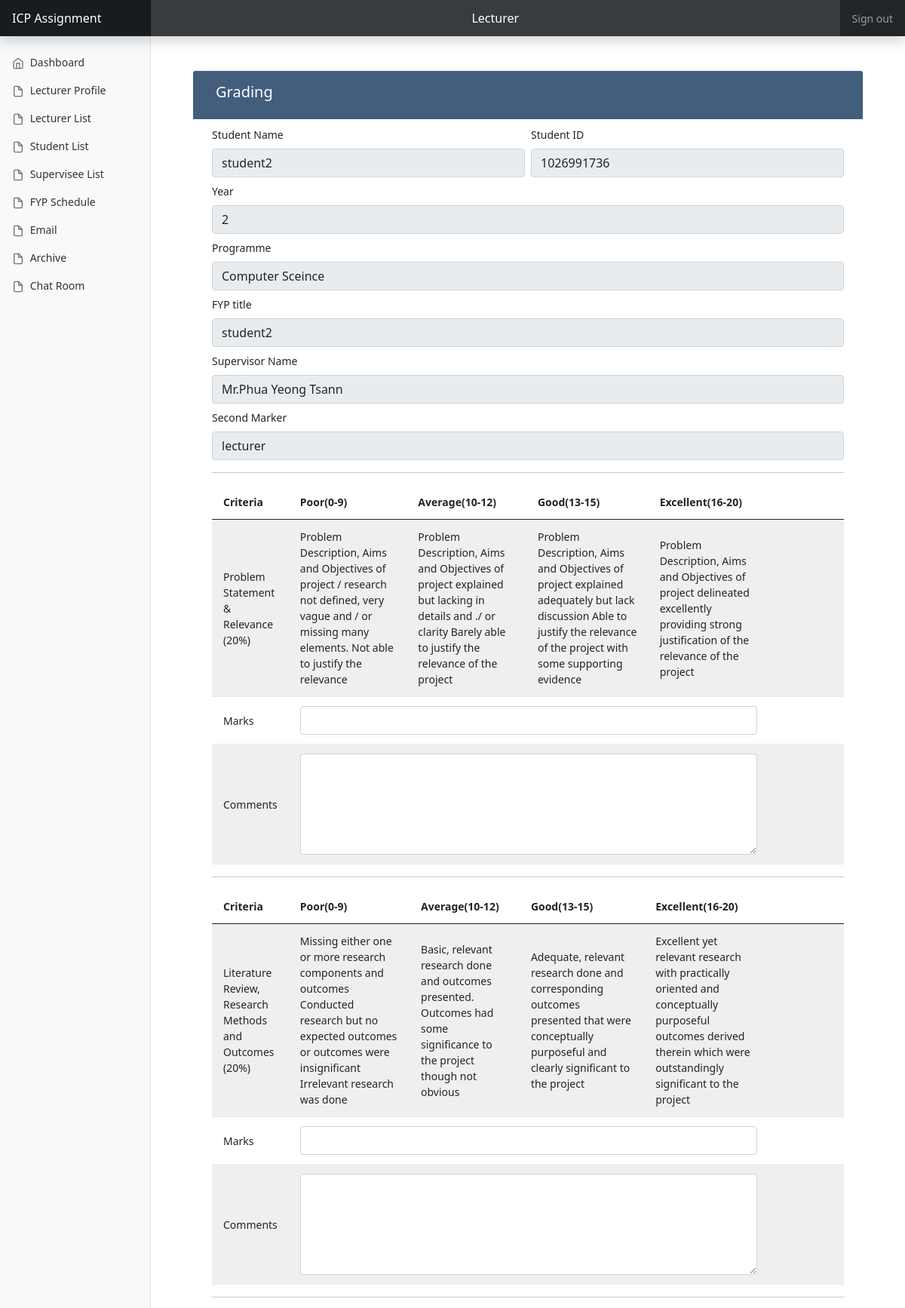
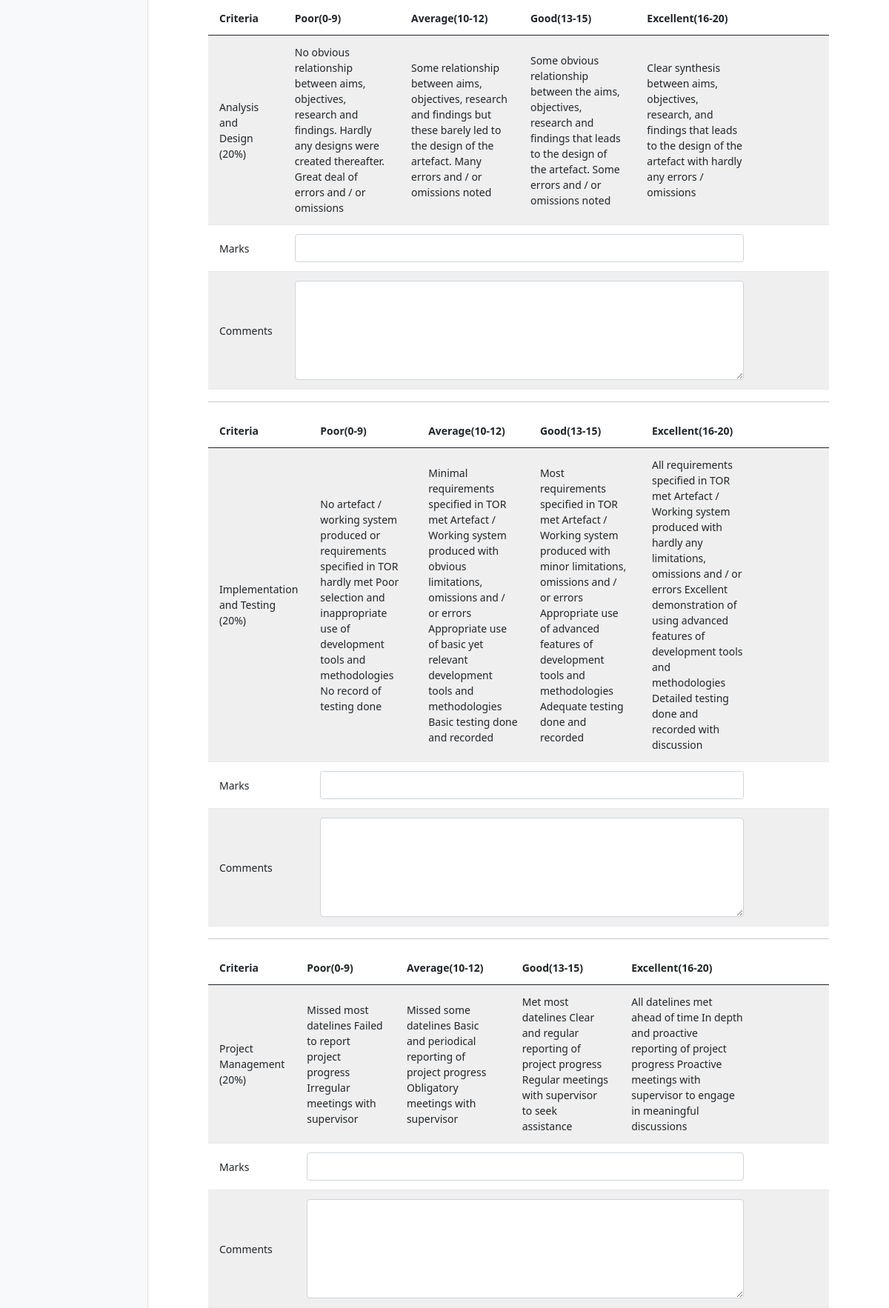
/view/grade.php?student_unique_id=1026991736 (signed in, upper part), run on the app's committed database (2 pictures, top to bottom).
### tables this page shows
CREATE TABLE IF NOT EXISTS `student` (
  `id` int NOT NULL AUTO_INCREMENT,
  `unique_id` bigint NOT NULL,
  `name` varchar(255) NOT NULL,
  `email` varchar(255) NOT NULL,
  `programme` varchar(255) NOT NULL,
  `year` int NOT NULL,
  `cgpa` double NOT NULL,
  `phone_num` varchar(255) NOT NULL,
  `fyp_title` varchar(255) NOT NULL,
  `supervisor_unique_id` bigint NOT NULL,
  `second_marker_unique_id` bigint NOT NULL,
  PRIMARY KEY (`id`)
);

CREATE TABLE IF NOT EXISTS `lecturer` (
  `unique_id` bigint NOT NULL,
  `name` varchar(255) NOT NULL,
  `email` varchar(255) NOT NULL,
  `position` varchar(255) NOT NULL,
  `major` varchar(255) NOT NULL,
  `research` varchar(255) NOT NULL,
  PRIMARY KEY (`unique_id`)
);

### view/grade.php (the view, shortened to what the rows shown need)
<?php
require_once "../controller/config.php";
if(!isset($_GET['student_unique_id'])){
    header("location: list_supervisee.php");
} else {
    $studentid = $_GET['student_unique_id'];
}
?>
<?php include_once "header.php"; ?>
<body>
<div class="container-fluid" >
    <div class="row">
        <main class="col-md-9 ms-sm-auto col-lg-10 px-md-4">
            <div class="py-3 px-2">
                <div class="container-xl">
                    <?php
                        $sql = "SELECT * FROM student WHERE unique_id = {$studentid}";
                        $unique_id ='';
                        $name='';
                        $programme ='';
                        $year='';
                        $fyp_title ='';
                        $supervisor_id ='';
                        $result = $conn ->query($sql);
                        if (!empty($result) && $result->num_rows > 0) {
                            $row  = mysqli_fetch_assoc($result);
                            $unique_id = $row['unique_id'];
                            $name = $row['name'];
                            $programme = $row['programme'];
                            $year = $row['year'];
                            $fyp_title = $row['fyp_title'];
                            $supervisor_id = $row['supervisor_unique_id'];
                        }
                    ?>
                    <div class="table-responsive">
                        <div class="table-wrapper">
                            <form class="needs-validation" id="grading_form" novalidate>
                                <div class="row g-2">
                                    <div class="col-sm-6">
                                        <label for="name" class="form-label">Student Name</label>
                                        <input type="text" class="form-control" id="name" value="<?php echo $name ?>" readonly>
                                    </div>
                                    <div class="col-sm-6">
                                        <label for="student_unique_id" class="form-label">Student ID</label>
                                        <input type="text" class="form-control" id="student_unique_id" name="student_unique_id" value="<?php echo $unique_id ?>" readonly>
                                    </div>
                                    <div class="col-12">
                                        <label for="year" class="form-label">Year</label>
                                        <input type="number" class="form-control" id="year" name="year" value="<?php echo $year?>" readonly>
                                    </div>
                                    <div class="col-12">
                                        <label for="programme" class="form-label">Programme</label>
                                        <input type="text" class="form-control" id="programme" name="programme" value="<?php echo $programme?>" readonly>
                                    </div>
                                    <div class="col-12">
                                        <label for="$fyp_title" class="form-label">FYP title</label>
                                        <input type="text" class="form-control" id="$fyp_title" name="$fyp_title" value="<?php echo $fyp_title?>" readonly>
                                    </div>
                                    <?php
                                    $supervisor_name ='';
                                    $sql2 = "SELECT * FROM `lecturer` WHERE unique_id = '".$supervisor_id."'" ;
                                    $result2 = $conn -> query($sql2);
                                    for ($i = 0; $i < mysqli_num_rows($result2); $i++) {
                                        $row2 = mysqli_fetch_assoc($result2);
                                        $supervisor_name = $row2['name'];
                                    }
                                    if($row['second_marker_unique_id'] == 0 || $row['second_marker_unique_id'] == NULL){
                                        echo '<td>not_set</td>';
                                    }else{
                                        $sql3 = "SELECT * FROM `lecturer` WHERE lecturer.unique_id = '{$row['second_marker_unique_id']}'";
                                        $result3 = $conn ->query($sql3);
                                        if (!empty($result3) && $result3->num_rows > 0) {
                                            $row3  = mysqli_fetch_assoc($result3);
                                            $second_Marker_name = $row3['name'];
                                        }
                                    }
                                    ?>
                                    <div class="col-12">
                                        <label for="supervisor_name" class="form-label">Supervisor Name</label>
                                        <input type="text" class="form-control" id="supervisor_name" name="supervisor_name" value="<?php echo $supervisor_name?>" readonly>
                                    </div>
                                    <div class="col-12">
                                        <label for="second_marker" class="form-label">Second Marker</label>
                                        <input type="text" class="form-control" id="second_marker" name="second_marker" value="<?php echo $second_Marker_name?>" readonly>
                                    </div>
                                </div>
                                <table class="table table-striped table-hover w-auto">
                                    <thead>
                                    <tr>
                                        <th >Criteria</th>
                                        <th>Poor(0-9)</th>
                                        <th>Average(10-12)</th>
                                        <th>Good(13-15)</th>
                                        <th>Excellent(16-20)</th>
                                        <th></th>
                                    </tr>
                                    </thead>
                                </table>
                                <table class="table table-striped table-hover w-auto">
                                    <thead>
                                    <tr>
                                        <th >Criteria</th>
                                        <th>Poor(0-9)</th>
                                        <th>Average(10-12)</th>
                                        <th>Good(13-15)</th>
                                        <th>Excellent(16-20)</th>
                                        <th></th>
                                    </tr>
                                    </thead>
                                </table>
                                <table class="table table-striped table-hover w-auto" >
                                    <thead>
                                    <tr>
                                        <th >Criteria</th>
                                        <th>Poor(0-9)</th>
                                        <th>Average(10-12)</th>
                                        <th>Good(13-15)</th>
                                        <th>Excellent(16-20)</th>
                                        <th></th>
                                    </tr>
                                    </thead>
                                </table>
                                <table class="table table-striped table-hover w-auto">
                                    <thead>
                                    <tr>
                                        <th >Criteria</th>
                                        <th>Poor(0-9)</th>
                                        <th>Average(10-12)</th>
                                        <th>Good(13-15)</th>
                                        <th>Excellent(16-20)</th>
                                        <th></th>
                                    </tr>
                                    </thead>
                                </table>
                                <table class="table table-striped table-hover w-auto">
                                    <thead>
                                    <tr>
                                        <th>Criteria</th>
                                        <th>Poor(0-9)</th>
                                        <th>Average(10-12)</th>
                                        <th>Good(13-15)</th>
                                        <th>Excellent(16-20)</th>
                                        <th></th>
                                    </tr>
                                    </thead>
                                </table>
                            </form>
                        </div>
                    </div>
                </div>
            </div>
        </main>
    </div>
</div>
</body>
</html>

### data on the page
student: name "student2", student_unique_id "1026991736", year "2", programme "Computer Sceince", fyp_title "student2"
lecturer: supervisor_name "Mr.Phua Yeong Tsann"
lecturer: second_marker "lecturer"

### other printed values
$_SESSION['roles'] "Lecturer"
